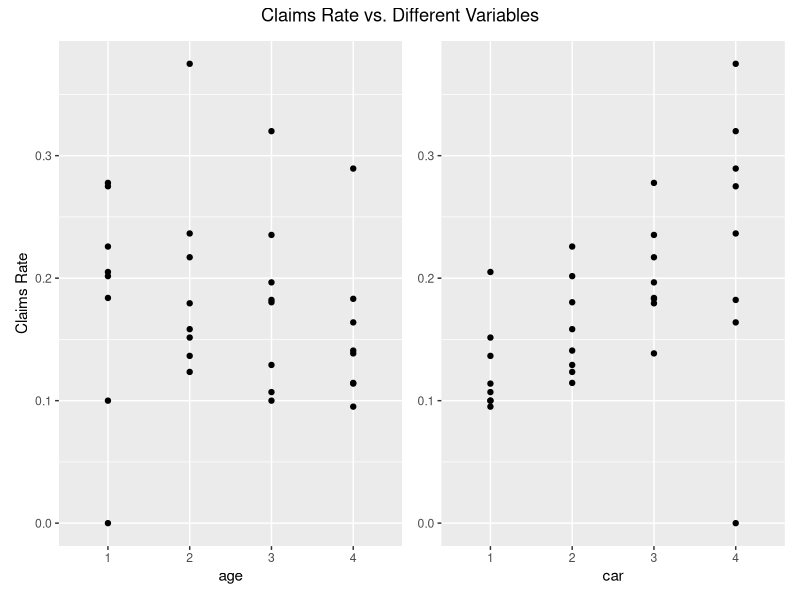
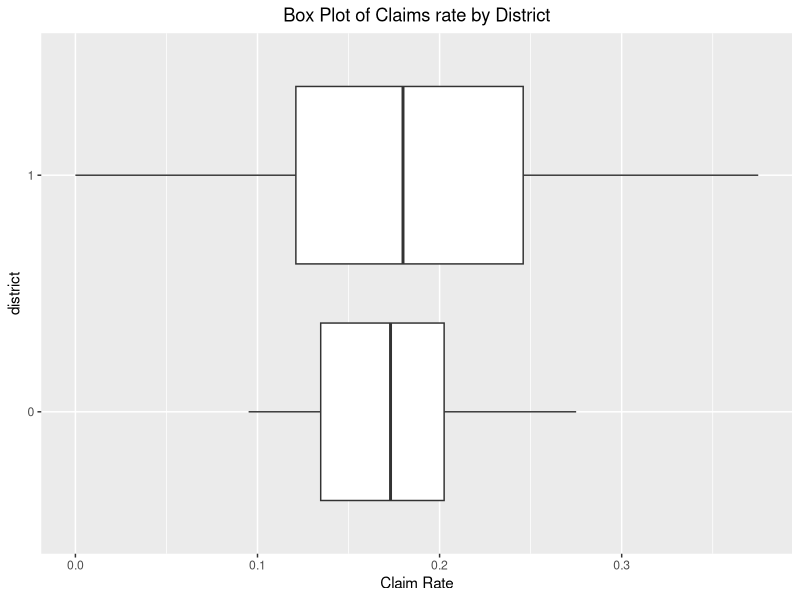

Here is the R script that generated these plots, in order: (Note: this script raises an error after producing the figures.)
## ---- chunk 1
knitr::opts_chunk$set(echo = TRUE, out.height='50%', out.width='50%', fig.align='center')
## ---- chunk 2
library(readxl)
library(ggplot2)
library(patchwork)
## ---- chunk 3
claimsData <- read_excel("Table 9.13 Car insurance.xls", skip = 2, 
                       sheet = "Sheet1", .name_repair = "unique_quiet")
claimsData$age <- factor(claimsData$age)
claimsData$district <- factor(claimsData$district)
claimsData$car <- factor(claimsData$car)
claimsData$y <- as.integer(claimsData$y)
## ---- chunk 4
claimsData$claimRate <- claimsData$y/claimsData$n
p1 <- ggplot(data = claimsData) + geom_point(aes(age, claimRate)) +
  ylab("Claims Rate")
p2 <- ggplot(data = claimsData) + geom_point(aes(car, claimRate)) +
  theme(axis.title.y = element_blank())
p1 + p2 + plot_annotation(title = "Claims Rate vs. Different Variables",
                        theme = theme(plot.title = element_text(hjust = .5)))
## ---- chunk 5
ggplot(data = claimsData) +
  geom_boxplot(aes(x = claimRate, y = district, group = district)) + 
  labs(title = "Box Plot of Claims rate by District") + 
  xlab("Claim Rate") + 
  theme(plot.title = element_text(hjust = 0.5))
## ---- chunk 6
noInter <- glm(y ~ age + car + district + offset(log(n)),
               family = poisson(link = 'log'),
               data = claimsData)
Inter <- glm(y ~ age + car + district + age*car + age*district +
               car*district + offset(log(n)),
               family = poisson(link = 'log'),
               data = claimsData)
ll_noI <- as.numeric(logLik(noInter)) 
ll_I <- as.numeric(logLik(Inter))
sprintf("Log-Like - No Interactions: %.3f; Interactions: %.3f", ll_noI, ll_I)
## ---- chunk 7
test1 <- 2 * (ll_I - ll_noI)
pval <- pchisq(test1, df = 15, lower.tail = FALSE)
sprintf("Test statistic: %.4f, p-value: %.4f", test1, pval)
## ---- chunk 8
claimsData2 <- claimsData
claimsData2$age <- as.numeric(claimsData2$age)
claimsData2$car <- as.numeric(claimsData2$car)
Inter2 <- glm(y ~ age + car + district + offset(log(n)),
               family = poisson(link = 'log'),
               data = claimsData2)
Inter2$coefficients
## ---- chunk 9
expect <- exp(predict.glm(Inter2))
observe <- claimsData2$y
test2 = sum((observe - expect)^2/expect)
sprintf("Goodness of Fit Statistic: %.4f", test2)
## ---- chunk 10
test3 <- 2 * sum(observe * log((observe + 0.000001)/expect))
sprintf("Deviance Statistic: %.4f", test3)
## ---- chunk 11
medData <- read_excel("Table 9.7 Ulcer and aspirin use.xls", skip = 2, 
                       sheet = "Sheet1", range = "A3:D11",
                      .name_repair = "unique_quiet")
medDataLogit <- medData
medDataLogit$ulcer <- factor(medDataLogit$ulcer,
                             levels = c("gastric","duodenal"),
                             labels = c(0,1))
medDataLogit$`case-control` <- factor(medDataLogit$`case-control`,
                                      levels = c("control", "case"),
                                      labels = c(0,1))
medDataLogit$aspirin <- factor(medDataLogit$aspirin,
                             levels = c("non-user", "user"),
                             labels = c(0,1))
medLogitmodel <- glm(frequency ~., data = medDataLogit, family = 'binomial')
summary(medLogitmodel)
